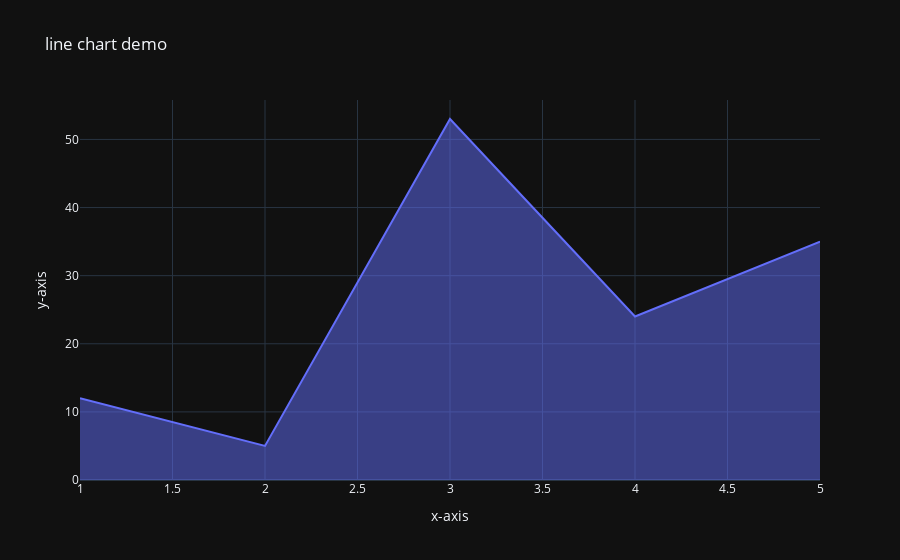

This figure's notebook cell:
### Code cell
x = np.array([12, 5, 53, 24, 35])
px.area(x=[1, 2, 3, 4, 5], y=x, title='line chart demo',
        template = 'plotly_dark',
        labels={'x': 'x-axis', 'y': 'y-axis'}
        )

### Figure 1 — Plotly figure (JSON) as saved in the notebook; plotly's stock layout.template omitted (floating-point values rounded to 4 significant figures)
{"data": [{"fillpattern": {"shape": ""}, "hovertemplate": "x-axis=%{x}<br>y-axis=%{y}<extra></extra>", "legendgroup": "", "line": {"color": "#636efa"}, "marker": {"symbol": "circle"}, "mode": "lines", "name": "", "orientation": "v", "showlegend": false, "stackgroup": "1", "type": "scatter", "x": [1, 2, 3, 4, 5], "xaxis": "x", "y": [12, 5, 53, 24, 35], "yaxis": "y"}], "layout": {"legend": {"tracegroupgap": 0}, "title": {"text": "line chart demo"}, "xaxis": {"anchor": "y", "domain": [0, 1], "title": {"text": "x-axis"}}, "yaxis": {"anchor": "x", "domain": [0, 1], "title": {"text": "y-axis"}}}}
